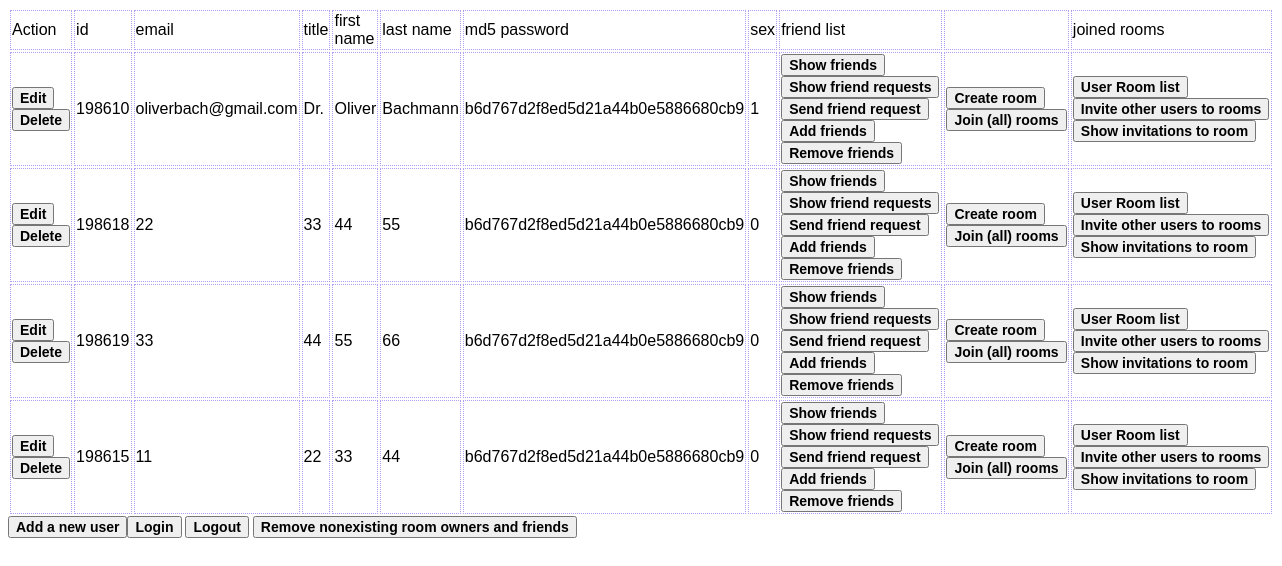
The app's page /admin.php with its own data.
### tables this page shows
CREATE TABLE IF NOT EXISTS `users` (
  `id` int(11) NOT NULL,
  `title` text,
  `first_name` text,
  `last_name` text,
  `email` text,
  `md5pwd` text NOT NULL,
  `avatar_url` text NOT NULL,
  `sex` int(11) NOT NULL
);

### admin.php (the view, shortened to what this page needs)
<link href="body.css" rel="stylesheet" type="text/css" media="screen" />
<body onload="getFriendList();getRoomList();">
    <table><tr><td>Action</td><td>id</td><td>email</td><td>title</td><td>first name</td><td>last name</td><td>md5 password</td><td>sex</td><td>friend list</td><td></td><td colspan="2">joined rooms</td></tr>
<?php
            $sql="SELECT * FROM users";
            $query=DBi::$conn->query($sql) or die(DBi::$conn->error." ".__FILE__." line ".__LINE__.$sql);
            while ($row=$query->fetch_assoc())
            {
                 ?>
        <tr id="tr<?=$row['id']?>"><td><input type='button' value='Edit' onclick='edit(<?=$row['id']?>);'><input type='button' value='Delete' onclick='delete_user(<?=$row['id']?>);'></td><td class='id'><?=$row['id']?></td><td><?=$row['email']?></td><td><?=$row['title']?></td><td><?=$row['first_name']?></td><td><?=$row['last_name']?></td>
            <td><?=$row['md5pwd']?></td><td><?=$row['sex']?></td><td id="friendlist<?=$row['id']?>">
                <input type="button" value="Show friends" onclick="window.location.href='show_friends.php?origin_user_id=<?=$row['id']?>';"><input type="button" value="Show friend requests" onclick="window.location.href='show_friend_requests.php?origin_user_id=<?=$row['id']?>';"><input type="button" value="Send friend request" onclick="window.location.href='send_friend_request.php?origin_user_id=<?=$row['id']?>';"><input type="button" value="Add friends" onclick="window.location.href='add_friends.php?origin_user_id=<?=$row['id']?>';"><input type="button" value="Remove friends" onclick="window.location.href='remove_friends.php?origin_user_id=<?=$row['id']?>';"></td><td>
                <input type="button" value="Create room" onclick="window.location.href='create_room.php?origin_owner_id=<?=$row['id']?>';">
                <input type="button" value="Join (all) rooms" onclick="window.location.href='add_room_members.php?origin_user_id=<?=$row['id']?>';"></td><td id="roomlist<?=$row['id']?>">
                <input type='button' value="User Room list" onclick="window.location.href='rooms.php?owner_user_id=<?=$row['id']?>';"> <input type='button' value="Invite other users to rooms" onclick="window.location.href='invite_to_room.php?invitation_by=<?=$row['id']?>';"><input type='button' value="Show invitations to room" onclick="window.location.href='show_room_invitations.php?user_id=<?=$row['id']?>';"></td></tr></td></tr>
                <?php
            }
?>
</table>
<input type="button" value="Add a new user" onclick="window.location.href='register.php';"><input type="button" value="Login" onclick="window.location.href='login.php';">
<input type="button" value="Logout" onclick="localStorage.removeItem('email');localStorage.removeItem('md5pwd');window.location.href='index.php';">
<input type='button' value="Remove nonexisting room owners and friends" onclick="window.location.href='admin_remove_nonexisting.php';"></td></tr>

### body.css (style rules this page uses)
body { font-family:Arial, Verdana; font-size:14px; }
table td { border:1px dotted #AF9EF4; font-size:16px; }
input { font-size:14px; font-weight:bold; }

### records on screen
users: id "198610", email "oliverbach@gmail.com", title "Dr.", first_name "Oliver", last_name "Bachmann", md5pwd "b6d767d2f8ed5d21a44b0e5886680cb9", sex "1"
users: id "198618", email "22", title "33", first_name "44", last_name "55", md5pwd "b6d767d2f8ed5d21a44b0e5886680cb9", sex "0"
users: id "198619", email "33", title "44", first_name "55", last_name "66", md5pwd "b6d767d2f8ed5d21a44b0e5886680cb9", sex "0"
users: id "198615", email "11", title "22", first_name "33", last_name "44", md5pwd "b6d767d2f8ed5d21a44b0e5886680cb9", sex "0"
